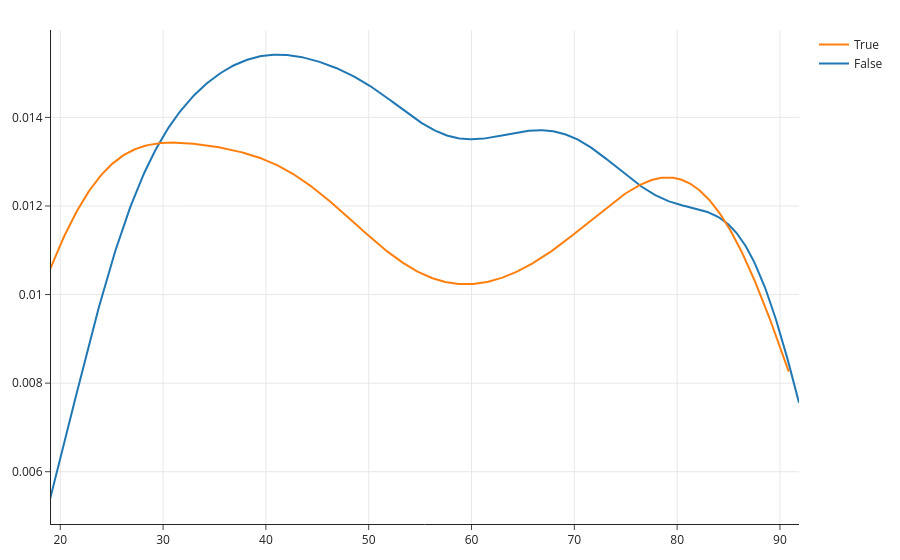
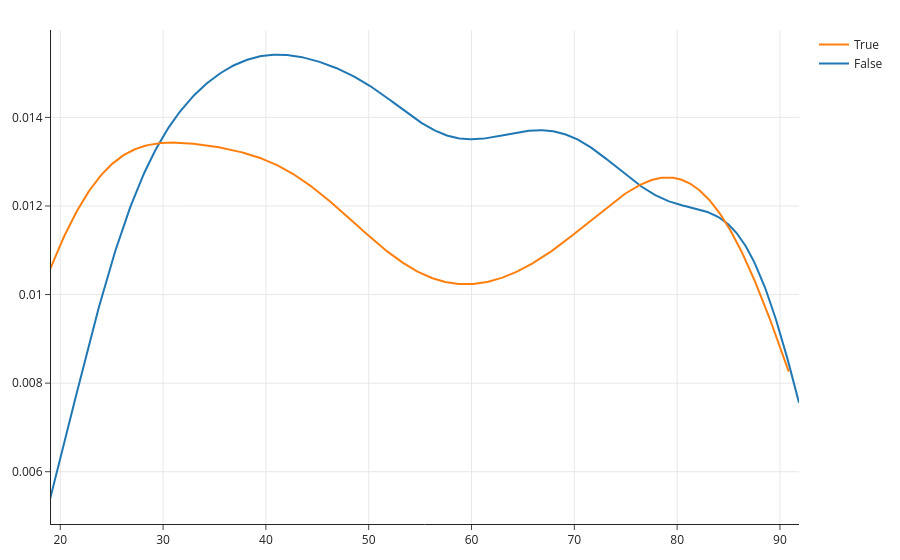

The notebook cell these images were saved under, in order:
### Code cell
grader.check("q3")

### Figure 1 — Plotly figure (JSON) as saved in the notebook; plotly's stock layout.template omitted (floating-point values rounded to 4 significant figures; data arrays with more than 128 entries replaced by an {"elided": "..."} marker saying what was removed)
{"data": [{"legendgroup": "False", "marker": {"color": "rgb(31, 119, 180)"}, "mode": "lines", "name": "False", "showlegend": true, "type": "scatter", "x": {"elided": "500 float values"}, "xaxis": "x", "y": {"elided": "500 float values"}, "yaxis": "y"}, {"legendgroup": "True", "marker": {"color": "rgb(255, 127, 14)"}, "mode": "lines", "name": "True", "showlegend": true, "type": "scatter", "x": {"elided": "500 float values"}, "xaxis": "x", "y": {"elided": "500 float values"}, "yaxis": "y"}], "layout": {"barmode": "overlay", "hovermode": "closest", "legend": {"traceorder": "reversed"}, "title": {"text": ""}, "xaxis": {"anchor": "y2", "domain": [0, 1], "zeroline": false}, "yaxis": {"anchor": "free", "domain": [0, 1], "position": 0}}}

### Figure 2 — Plotly figure (JSON) as saved in the notebook; plotly's stock layout.template omitted (floating-point values rounded to 4 significant figures; data arrays with more than 128 entries replaced by an {"elided": "..."} marker saying what was removed)
{"data": [{"legendgroup": "False", "marker": {"color": "rgb(31, 119, 180)"}, "mode": "lines", "name": "False", "showlegend": true, "type": "scatter", "x": {"elided": "500 float values"}, "xaxis": "x", "y": {"elided": "500 float values"}, "yaxis": "y"}, {"legendgroup": "True", "marker": {"color": "rgb(255, 127, 14)"}, "mode": "lines", "name": "True", "showlegend": true, "type": "scatter", "x": {"elided": "500 float values"}, "xaxis": "x", "y": {"elided": "500 float values"}, "yaxis": "y"}], "layout": {"barmode": "overlay", "hovermode": "closest", "legend": {"traceorder": "reversed"}, "title": {"text": ""}, "xaxis": {"anchor": "y2", "domain": [0, 1], "zeroline": false}, "yaxis": {"anchor": "free", "domain": [0, 1], "position": 0}}}
